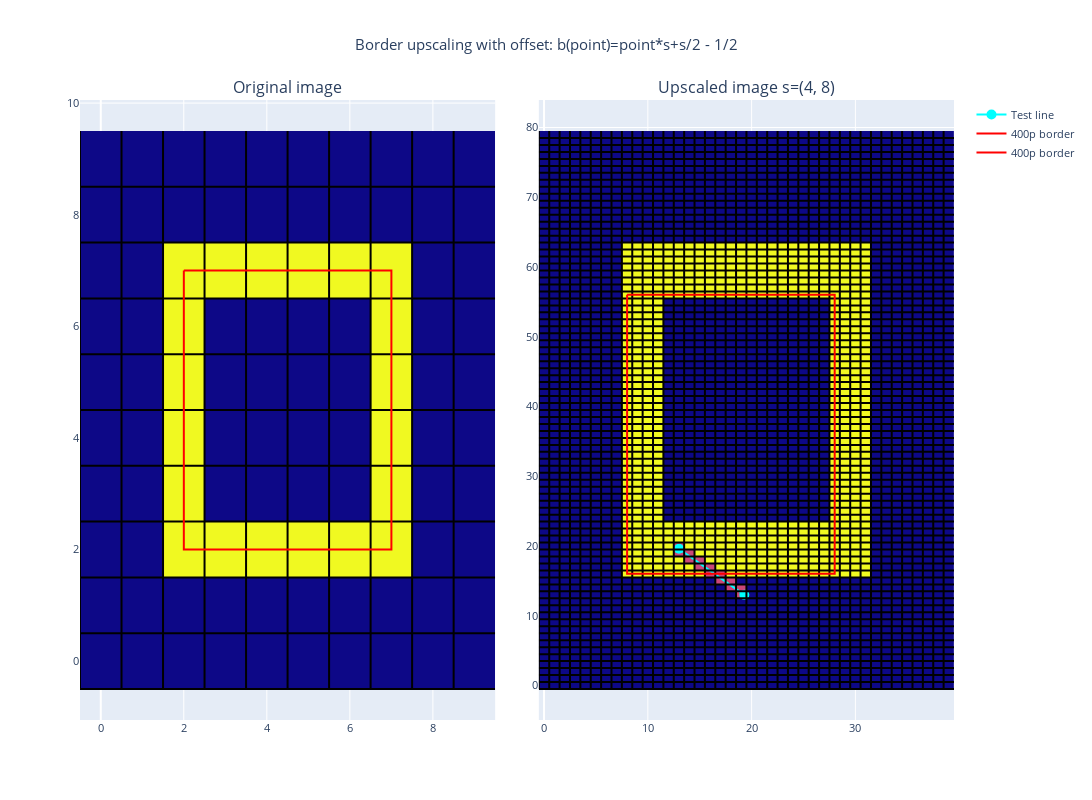

The code cell stored with this chart in its notebook:
### Code cell
fig = make_subplots(rows=1, cols=2, 
                    horizontal_spacing=0.05, 
                    vertical_spacing=0.1,
                    subplot_titles=('Original image', f"Upscaled image s={scale_factor_x, scale_factor_y}"))
# Add images to plot
base_image_fig = px.imshow(test_image)
fig.add_trace(base_image_fig.data[0], 1, 1)
xs, ys = gridlines(test_image)
fig.add_trace(go.Scatter(x=xs, y=ys, marker=dict(color='black', size=1), name=f"Pixel edges", showlegend=False), row=1, col=1)

upscaled_image_box_3 = upscaled_image_box.copy()
test_x,test_y = np.array([13,19.3]), np.array([19.6,13]) # TODO: Create better implementation. Everything works now? Note the +1/2 to
# TODO: pixels_between_points_2() needs to be pushed by 1/2 to align with 'center pixel' method used by python libraries.
xs_pixel, ys_pixel = pixels_between_points(test_x,test_y) # When given coordinates to this function, add 1/2 to treat pixels as 'corner integer position' and not 'center integered'.
fig.add_trace(go.Scatter(x=test_x, y=test_y, marker=dict(color='cyan', size=10), name=f"Test line"), row=1, col=2)
# xs_pixel, ys_pixel = pixels_between_points_2(fourier_xs*scale_factor, fourier_ys*scale_factor)
for y,x in list(zip(xs_pixel,ys_pixel)):
    try:
        upscaled_image_box_3[int(x)][int(y)] = 0.5 # x goes up, y goes right
    except:
        print("what")
        continue

upscaled_image_fig = px.imshow(upscaled_image_box_3)
fig.add_trace(upscaled_image_fig.data[0], 1, 2)
xs, ys = gridlines(upscaled_image_box_3)
fig.add_trace(go.Scatter(x=xs, y=ys, marker=dict(color='black', size=1), name=f"Pixel edges", showlegend=False), row=1, col=2)

# 400p borders
fig.add_trace(go.Scatter(x=fourier_xs, y=fourier_ys, marker=dict(color='red', size=10), name=f"400p border"), row=1, col=1)
fig.add_trace(go.Scatter(x=fourier_xs*scale_factor_x, y=fourier_ys*scale_factor_y, marker=dict(color='red', size=10), name=f"400p border"), row=1, col=2)
# fig.add_trace(go.Scatter(x=fourier_xs_with_offset, y=fourier_ys_with_offset, marker=dict(color='red', size=10), name=f"400 p border"), row=1, col=2)

fig.update_layout(title_text=f"Border upscaling with offset: b(point)=point*s+s/2 - 1/2", title_x=0.5, width=1400, height=800, showlegend=True, font_size=11)
fig.update(layout_coloraxis_showscale=False)
fig.show()

### Figure 1 — Plotly figure (JSON) as saved in the notebook; plotly's stock layout.template omitted (floating-point values rounded to 4 significant figures; data arrays with more than 128 entries replaced by an {"elided": "..."} marker saying what was removed)
{"data": [{"coloraxis": "coloraxis", "hovertemplate": "x: %{x}<br>y: %{y}<br>color: %{z}<extra></extra>", "name": "0", "type": "heatmap", "xaxis": "x", "yaxis": "y", "z": [[0, 0, 0, 0, 0, 0, 0, 0, 0, 0], [0, 0, 0, 0, 0, 0, 0, 0, 0, 0], [0, 0, 1, 1, 1, 1, 1, 1, 0, 0], [0, 0, 1, 0, 0, 0, 0, 1, 0, 0], [0, 0, 1, 0, 0, 0, 0, 1, 0, 0], [0, 0, 1, 0, 0, 0, 0, 1, 0, 0], [0, 0, 1, 0, 0, 0, 0, 1, 0, 0], [0, 0, 1, 1, 1, 1, 1, 1, 0, 0], [0, 0, 0, 0, 0, 0, 0, 0, 0, 0], [0, 0, 0, 0, 0, 0, 0, 0, 0, 0]]}, {"marker": {"color": "black", "size": 1}, "name": "Pixel edges", "showlegend": false, "type": "scatter", "x": [-0.5, -0.5, null, 0.5, 0.5, null, 1.5, 1.5, null, 2.5, 2.5, null, 3.5, 3.5, null, 4.5, 4.5, null, 5.5, 5.5, null, 6.5, 6.5, null, 7.5, 7.5, null, 8.5, 8.5, null, -0.5, 9.5, null, -0.5, 9.5, null, -0.5, 9.5, null, -0.5, 9.5, null, -0.5, 9.5, null, -0.5, 9.5, null, -0.5, 9.5, null, -0.5, 9.5, null, -0.5, 9.5, null, -0.5, 9.5, null], "xaxis": "x", "y": [-0.5, 9.5, null, -0.5, 9.5, null, -0.5, 9.5, null, -0.5, 9.5, null, -0.5, 9.5, null, -0.5, 9.5, null, -0.5, 9.5, null, -0.5, 9.5, null, -0.5, 9.5, null, -0.5, 9.5, null, -0.5, -0.5, null, 0.5, 0.5, null, 1.5, 1.5, null, 2.5, 2.5, null, 3.5, 3.5, null, 4.5, 4.5, null, 5.5, 5.5, null, 6.5, 6.5, null, 7.5, 7.5, null, 8.5, 8.5, null], "yaxis": "y"}, {"marker": {"color": "cyan", "size": 10}, "name": "Test line", "type": "scatter", "x": [13, 19.3], "xaxis": "x2", "y": [19.6, 13], "yaxis": "y2"}, {"coloraxis": "coloraxis", "hovertemplate": "x: %{x}<br>y: %{y}<br>color: %{z}<extra></extra>", "name": "0", "type": "heatmap", "xaxis": "x2", "yaxis": "y2", "z": {"elided": "80x40 float values"}}, {"marker": {"color": "black", "size": 1}, "name": "Pixel edges", "showlegend": false, "type": "scatter", "x": {"elided": "360 float values"}, "xaxis": "x2", "y": {"elided": "360 float values"}, "yaxis": "y2"}, {"marker": {"color": "red", "size": 10}, "name": "400p border", "type": "scatter", "x": {"elided": "200 float values"}, "xaxis": "x", "y": {"elided": "200 float values"}, "yaxis": "y"}, {"marker": {"color": "red", "size": 10}, "name": "400p border", "type": "scatter", "x": {"elided": "200 float values"}, "xaxis": "x2", "y": {"elided": "200 float values"}, "yaxis": "y2"}], "layout": {"annotations": [{"font": {"size": 16}, "showarrow": false, "text": "Original image", "x": 0.2375, "xanchor": "center", "xref": "paper", "y": 1, "yanchor": "bottom", "yref": "paper"}, {"font": {"size": 16}, "showarrow": false, "text": "Upscaled image s=(4, 8)", "x": 0.7625, "xanchor": "center", "xref": "paper", "y": 1, "yanchor": "bottom", "yref": "paper"}], "coloraxis": {"showscale": false}, "font": {"size": 11}, "height": 800, "showlegend": true, "title": {"text": "Border upscaling with offset: b(point)=point*s+s/2 - 1/2", "x": 0.5}, "width": 1400, "xaxis": {"anchor": "y", "domain": [0, 0.475]}, "xaxis2": {"anchor": "y2", "domain": [0.525, 1]}, "yaxis": {"anchor": "x", "domain": [0, 1]}, "yaxis2": {"anchor": "x2", "domain": [0, 1]}}}
